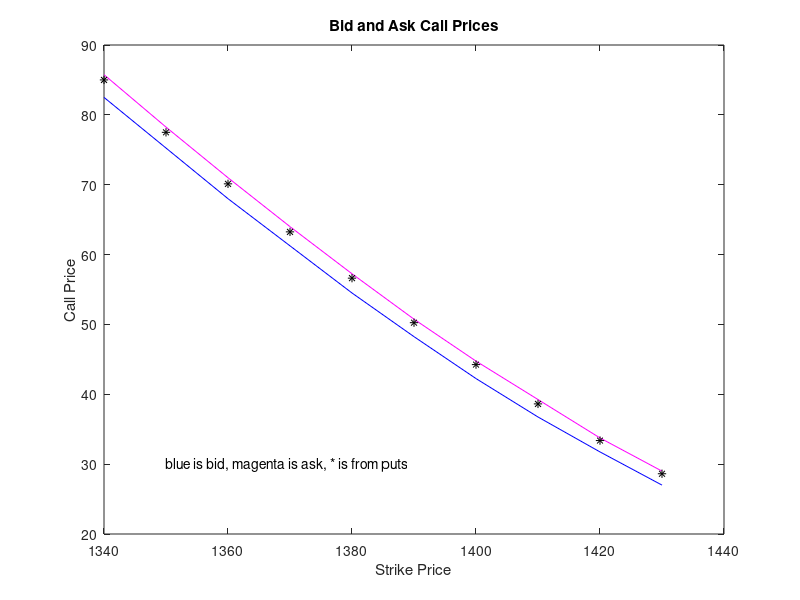
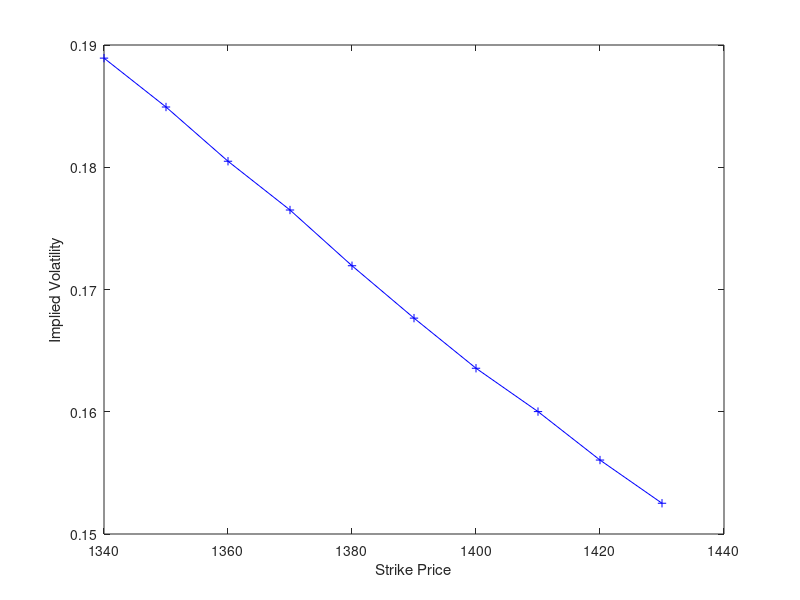

Write MATLAB code to recreate these figures, in order.
%  hw6_f13.m 
%  Matlab program for Lab Report #6, Fall 2013 
%  NYU course ECON-UB 233, Macro foundations for asset pricing. 
%  Written by:  Dave Backus, October 2013 
format compact
format short 
clear all

%%
disp('Answers to Lab Report 6') 

%%
disp(' ')
disp('------------------------------------------------------------------')
disp('Question 1 (root-finding)') 

disp(' ')
disp('(a) plot f(x)') 
x = [1:0.025:2]';
f = x.*cos(x)  % note the .* for vectorization 

plot(x,f)
hold on
plot(x,0*f,'k')
plot(x,0*f+0.5,'k--')
plot(x,0*f-0.5,'k--')

disp(' ')
disp('(b) solutions')

% function and it's derivative 
c = [1/2; 0; -1/2];
f = @(x) x.*cos(x)-c;
fp = @(x) cos(x)-x.*sin(x)

% convergence parameters 
tol = 1.e-5;
maxit = 50;

% starting values 
x_now = 1.6+zeros(size(c));
f_now = f(x_now);

% compute root by Newton's method 
t0 = cputime; 
for it = 1:maxit        
    x_new = x_now - f_now./fp(x_now);
    f_new = f(x_new);
    it, x_new
    diff_x = max(abs(x_new - x_now));
    diff_f = max(abs(f_new));
    
    if max(diff_x,diff_f) < tol, break, end
    
    x_now = x_new;
    f_now = f_new; 
end    

% display results
it 
diffs = [diff_x diff_f]
f_new
x_new
time = cputime - t0 


%%
disp(' ')
disp('Question 2 (BSM calculations)') 
disp('---------------------------------------------------------------')

% inputs 
tau = 1
q_tau = 0.95 
s = 102 
k = [90; 100; 110]
sigma = [0.1] 

% define price as function of sigma and k in two steps 
% this is set up so that k and sigma must have the same dimension -- 
% unless one of them is a scalar
d = @(sigma,k) (log(s./(q_tau.*k))+tau*sigma.^2/2)./(sqrt(tau)*sigma);
call = @(sigma,k) s.*normcdf(d(sigma,k)) - q_tau.*k.*normcdf(d(sigma,k)-sqrt(tau)*sigma);

disp('(a,b) call and put prices')
q_call = call(sigma,k)
q_put = q_call + q_tau*k - s

disp('(c) call prices with higher vol')
q_call_125 = call(0.125,k)

disp('(d) plot call price v sigma') 
sigma = [0.01:0.01:0.50]';

q_call_90 = call(sigma,90);
q_call_100 = call(sigma,100);
q_call_110 = call(sigma,110);

figure(1) 
clf
plot(sigma,q_call_90,'k')
hold on 
plot(sigma,q_call_100,'b')
plot(sigma,q_call_110,'m')
%axis([0 0.5 0 25])
xlabel('Volatility') 
ylabel('Call Price') 
text(0.02,25,'Strikes of 90, 100, and 110 as you move down')

disp('(e) implied vol') 
% manual method 
check = call(0.1128, 110)
% automated -- use grid, pick closest 
sig_grid = [0.1:0.0001:0.12];
[dummy,i] = min(abs(call(sig_grid,110)-3.50));
sigma_implied = sig_grid(i)


%%
disp(' ')
disp('------------------------------------------------------------------')
disp('Question 3 (option prices and implied vols)') 

disp(' ')
disp('Inputs') 
tau = 3/12
q_tau = 1.00 
s = 1395.75 

data = [
    1340  82.50 85.75 28.25 30.25; 
    1350  75.25 78.25 30.75 32.75;
    1360  68.00 71.00 33.25 35.50;
    1370  61.25 64.00 36.25 38.75;
    1380  54.50 57.25 39.50 42.25;
    1390  48.25 50.75 43.25 45.75; 
    1400  42.25 44.75 47.00 50.00; 
    1410  36.75 39.25 51.25 54.50; 
    1420  31.75 33.75 56.00 59.25; 
    1430  27.00 29.00 61.25 64.50]; 

k = data(:,1);
call_bid = data(:,2);
call_ask = data(:,3);
put_bid = data(:,4);
put_ask = data(:,5);

call_mid = (call_bid+call_ask)/2;
put_mid = (put_bid+put_ask)/2;

disp(' ')
disp('(a) Calls from puts')

call_fromputs = s - q_tau*k + put_mid;

figure(1) 
clf
plot(k, call_bid, 'b')
hold on 
plot(k, call_ask, 'm')
plot(k, call_fromputs, 'k*')
title('Bid and Ask Call Prices') 
xlabel('Strike Price') 
ylabel('Call Price') 
text(1350,30,'blue is bid, magenta is ask, * is from puts')

disp(' ')
disp('(b) Implied vols for mid calls via Newton method')
clear functions 

data = [
    1340  82.50 85.75 28.25 30.25; 
    1350  75.25 78.25 30.75 32.75;
    1360  68.00 71.00 33.25 35.50;
    1370  61.25 64.00 36.25 38.75;
    1380  54.50 57.25 39.50 42.25;
    1390  48.25 50.75 43.25 45.75; 
    1400  42.25 44.75 47.00 50.00; 
    1410  36.75 39.25 51.25 54.50; 
    1420  31.75 33.75 56.00 59.25; 
    1430  27.00 29.00 61.25 64.50]; 

k = data(:,1);
call_bid = data(:,2);
call_ask = data(:,3);
call_mid = (call_bid+call_ask)/2;

% BSM formula
% define f = call price as function of sigma, two steps for clarity (or not?) 
d = @(sigma,k) (log(s./(q_tau.*k))+tau*sigma.^2/2)./(sqrt(tau)*sigma);
f = @(sigma,k) s*normcdf(d(sigma,k)) - q_tau.*k.*normcdf(d(sigma,k)-sqrt(tau)*sigma) ... 
        - call_mid;
fp = @(d) s*sqrt(tau)*exp(-d.^2/2)/sqrt(2*pi);    

% convergence parameters 
tol = 1.e-8;
maxit = 50;

% starting values 
% NB:  we do this for log(sigma), which makes sure sigma is positive
x_now = 0.12 + zeros(size(k));
f_now = f(x_now,k);

% compute implied vol 
t0 = cputime; 
for it = 1:maxit        
    fp_now = fp(d(x_now,k));
    x_new = x_now - f_now./fp_now;
    f_new = f(x_new,k);
    diff_x = max(abs(x_new - x_now));
    diff_f = max(abs(f_new));
    
    if max(diff_x,diff_f) < tol, break, end
    
    x_before = x_now;
    x_now = x_new;
    f_before = f_now;
    f_now = f_new; 
end    

% display results
it 
time = cputime - t0 
diffs = [diff_x diff_f]
disp(' ')
disp('Strike/1000 and Vol') 
vol = x_new;
[k/1000 vol]

figure(2) 
clf
plot(k, vol, 'b')
hold on
plot(k, vol, 'b+')
xlabel('Strike Price') 
ylabel('Implied Volatility') 

return